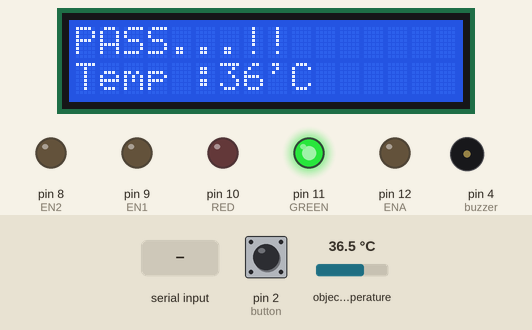
Simulated run of this sketch. Board: Arduino Uno, built for the host (arithmetic inside an expression is 32-bit, double 64-bit). Shown: 16×2 character LCD, output pins drawn as LEDs (lit = HIGH), buzzer (waves = sounding). The inputs (shaded band) are chosen by the test bench; at power-on: pin 2 (button) LOW, object temperature 36.5 °C. What the sketch prints to the serial monitor is not drawn.

Above: at 1.2 s.
1.3 s: pin 2 (button) pulled HIGH for 0.15 s
At 2.0 s:
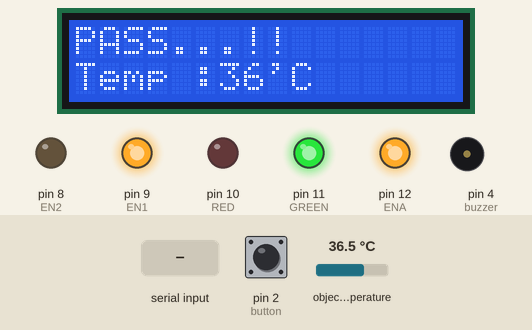
4.4 s: object temperature set to 37.8 °C
At 7.1 s:
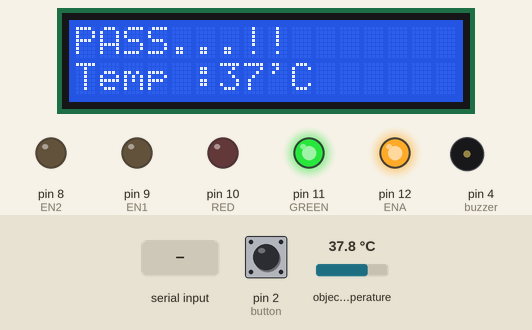
7.4 s: object temperature set to 38.5 °C
8.9 s: pin 2 (button) pulled HIGH for 1 s
At 10.1 s:
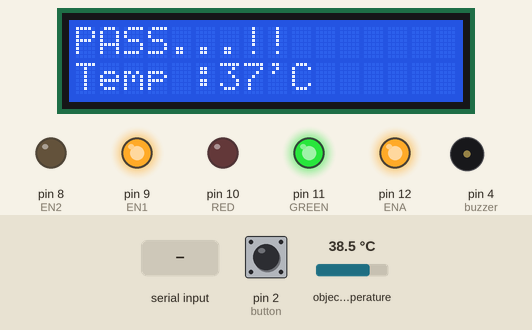
12.9 s: "1" received over Serial
At 14.3 s:
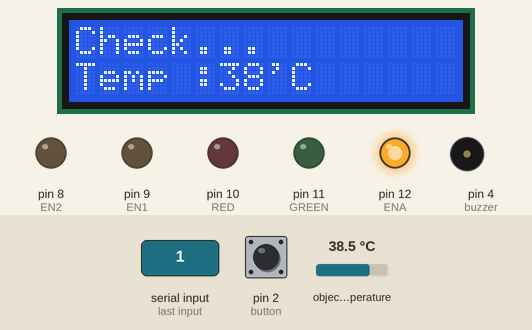
15.9 s: object temperature set to 20 °C
At 17.6 s:
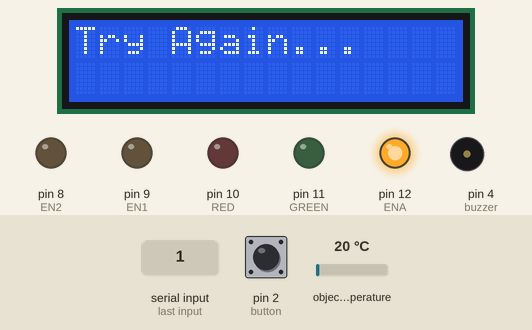
Timing chart, 0 to 19.1 s (numbered marks = the images above; inputs shaded):
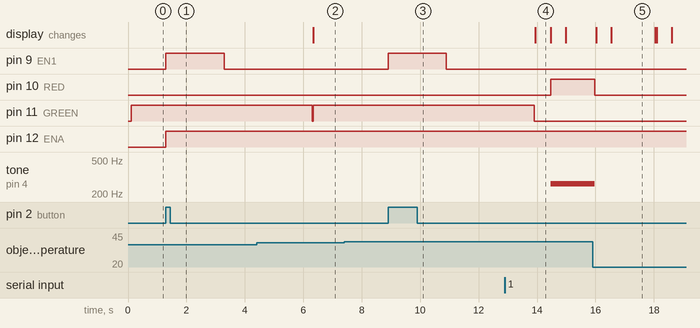

Measured:
- after the input at 1.3 s, pin 9 (EN1): LOW → HIGH at once, → LOW 2.0 s later; pin 12 (ENA): LOW → HIGH at once
- after the input at 4.4 s, the display: changes after 1.9 s (image 2)
- after the input at 7.4 s, every drawn part: stays the same
- after the input at 8.9 s, pin 9 (EN1): LOW → HIGH at once, → LOW 2.0 s later
- after the input at 12.9 s, the display: changes after 1.0 s (image 4)
- after the input at 15.9 s, pin 10 (RED): goes on until 16.0 s, then stays LOW; tone on pin 4 (buzzer): goes on until 16.0 s, then stays silent
- what the display in image 4 shows lasts 0.6 s, from 13.9 s to 14.5 s
- what the display in image 5 shows lasts 1.5 s, from 16.5 s to 18.0 s

The sketch:

Tempcard.ino
```cpp
#include <Wire.h>
#include <LiquidCrystal_I2C.h>
#include <Adafruit_MLX90614.h>

LiquidCrystal_I2C lcd(0x27, 16, 2);
Adafruit_MLX90614 mlx = Adafruit_MLX90614();

#define ENA 12
#define EN1 9
#define EN2 8

int RED = 10;
int GREEN = 11;
int buttonState = 0;
int button = 2;
int buzzer = 4;
int temp;

void setup() {
  lcd.init();
  lcd.backlight();
  pinMode(ENA, OUTPUT);
  pinMode(EN1, OUTPUT);
  pinMode(EN2, OUTPUT);
  pinMode(RED,OUTPUT);
  pinMode(GREEN,OUTPUT);
  pinMode(button,INPUT);
  Serial.begin(9600);

  Serial.begin(9600);

  Serial.println("Adafruit MLX90614 test");

  mlx.begin();
}

void loop() {
  /*Print on progress screen*/
//  temp = Serial.parseInt();
  temp = mlx.readObjectTempC();
  lcd.clear();
  lcd.setCursor(0,0);
  lcd.print("Come Close");
  lcd.setCursor(0,1);
  lcd.print("Please...");


  if (Serial.available() > 0){
    lcd.clear();
    lcd.setCursor(0,0);
    lcd.print("Check...");
    lcd.setCursor(0,1);
    lcd.print("Temp :");
    lcd.print(temp);
    lcd.print("'C");

    /*Temperature output on the manager screen*/
    Serial.print("온도를 측정중입니다...");
    Serial.print("현재 온도 :");
    Serial.println(temp);
    delay(500);
    lcd.clear();
  }

  /*Print the light color according to temperature.*/
  if(temp > 37.0){
    lcd.clear();
    lcd.setCursor(0,0);
    lcd.print("Temp is too high!");
    lcd.setCursor(0,1);
    lcd.print("Temp :");
    lcd.print(temp);
    lcd.print("'C");
    digitalWrite(RED, HIGH);

    /*If the temperature exceeds the range, it makes 3 sounds.*/
    for (int i = 0; i < 3; i++){
      tone (buzzer, 262, 500);
      delay(500);
      noTone;
      lcd.clear();
    }
    digitalWrite(RED, LOW);
  }

  else if(temp > 33 && temp<=37.0){
    lcd.clear();
    lcd.setCursor(0,0);
    lcd.print("PASS...!!");
    lcd.setCursor(0,1);
    lcd.print("Temp :");
    lcd.print(temp);
    lcd.print("'C");
    digitalWrite(GREEN, HIGH); /*Green LED ON*/

    Serial.println(temp);
    /*Water pump operating*/
    while(1){
      if(digitalRead(button) == HIGH){
        digitalWrite(EN1, HIGH);   // 모터A 설정
        digitalWrite(EN2, LOW);
        analogWrite(ENA, 255);

        delay(2000); /*Delay 2 second*/

        digitalWrite(EN1, LOW);   // 모터A 설정
        digitalWrite(EN2, LOW);
        break;
     }
    }

    delay(3000); /*Delay 3 second*/
    digitalWrite(GREEN, LOW);
  }
  /*When body temperature is outside the normal range*/
  else if(temp > 0 &&temp<=33){
      lcd.clear();
      lcd.setCursor(0,0);
      lcd.print("Try Again...");
      Serial.println("온도를 다시 측정해주세요");
      delay(1500);
      lcd.clear();
   }
   /*In the initial state both LED OFF*/
  else if(temp == 0){
    digitalWrite(GREEN, LOW);
    digitalWrite(RED, LOW);

   }
}
```
